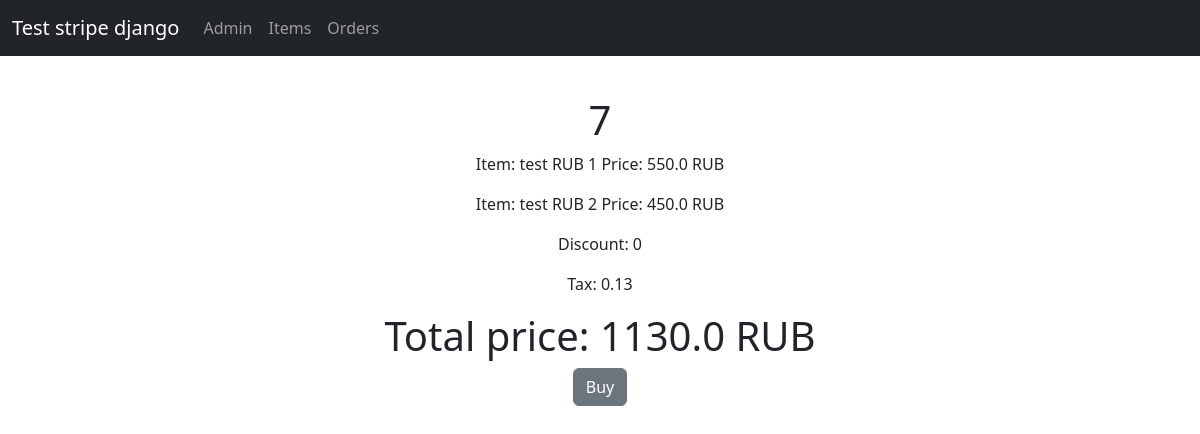
/order/7, run on the app's committed database.
### main/models.py (models this page shows, shortened)
class Order(models.Model):
    rub, usd = 'RUB', 'USD'
    TYPES = [(rub, 'Рубли'), (usd, 'Доллар')]
    items = models.ManyToManyField(Item)
    total_price = models.FloatField(null=True, blank=True, default=0)
    currency = models.CharField(max_length=3, choices=TYPES, default=rub)

class Item(models.Model):
    rub, usd = 'RUB', 'USD'
    TYPES = [(rub, 'Рубли'), (usd, 'Доллар')]
    name = models.CharField(max_length=255)
    description = models.TextField(null=True, blank=True)
    currency = models.CharField(max_length=3, choices=TYPES, default=rub)
    price = models.FloatField(null=True, blank=True)

class Tax(models.Model):
    orders = models.ManyToManyField(Order)
    tax = models.FloatField(default=0,
                                 blank=True,
                                 validators=[MinValueValidator(0), MaxValueValidator(1)])

### main/views.py (the view)
# urls.py: path('order/<int:pk>', views.order),
def order(request, pk):
    order = Order.objects.get(pk=pk)
    disc = 0
    tax = 0
    if Discount.objects.filter(orders=order).exists():
        disc = Discount.objects.get(orders=order).discount
    if Tax.objects.filter(orders=order).exists():
        tax = Tax.objects.get(orders=order).tax
    return render(request, 'main/order.html', {'order': order, 'disc' : disc, 'tax': tax})

### templates/main/order.html (shortened to what this page needs)
{% extends 'main/default.html' %}
{% block content %}
<h1>{{ order.pk }}</h1>
{% for item in order.items.all %}
<p>Item: {{ item.name }} Price: {{ item.price }} {{ item.currency }}</p>
{% endfor %}
<p>Discount: {{ disc }}</p>
<p>Tax: {{ tax }}</p>
<h1>Total price: {{ order.total_price }} {{ order.currency }}</h1>
<button class="btn btn-secondary" id="buy-button">Buy</button>
{% endblock content %}

### data on the page
Order: pk "7", total_price "1130.0", currency "RUB"
Item: name "test RUB 1", price "550.0", currency "RUB"
Item: name "test RUB 2", price "450.0", currency "RUB"
Tax: tax "0.13"

### other printed values
{{ disc }} "0"
